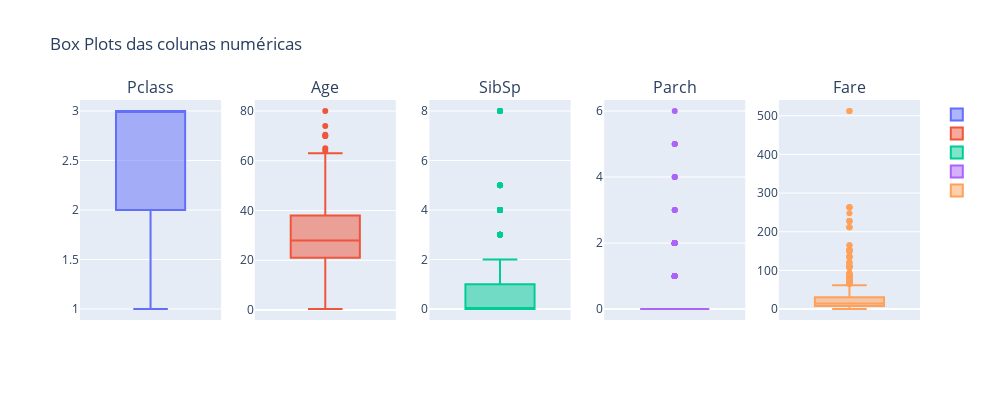

The code cell stored with this chart in its notebook:
### Code cell
def multiple_plots(df, graph_type, cols=list(train.columns), n_cols=5):
    """Retorna um objeto Figure (plotly) com um gráfico para cada coluna especificada
    """
    n_rows = int(np.ceil(len(cols) / n_cols))
    fig = make_subplots(n_rows, n_cols, subplot_titles=cols)
    
    i = 1
    j = 1
    for i in range(1, n_rows + 1):
        for j in range(1, n_cols + 1):
            col = cols[(i - 1) * n_cols + j - 1]
            if graph_type == 'hist':
                fig.add_trace(go.Histogram(x=df[col], name=col), row=i, col=j)
            elif graph_type == 'box':
                fig.add_trace(go.Box(y=df[col], name=""), row=i, col=j)
            elif graph_type == 'violin':
                fig.add_trace(go.Violin(y=df[col], name=""), row=i, col=j)
                    
    fig.update_layout(height=400, width=1000)
    return fig
    

fig = multiple_plots(train, "box", num_cols, 5)
fig.update_layout(title_text="Box Plots das colunas numéricas")
fig.show()

### Figure 1 — Plotly figure (JSON) as saved in the notebook; plotly's stock layout.template omitted (floating-point values rounded to 4 significant figures; data arrays with more than 128 entries replaced by an {"elided": "..."} marker saying what was removed)
{"data": [{"name": "", "type": "box", "xaxis": "x", "y": {"elided": "712 int values"}, "yaxis": "y"}, {"name": "", "type": "box", "xaxis": "x2", "y": {"elided": "712 float values"}, "yaxis": "y2"}, {"name": "", "type": "box", "xaxis": "x3", "y": {"elided": "712 int values"}, "yaxis": "y3"}, {"name": "", "type": "box", "xaxis": "x4", "y": {"elided": "712 int values"}, "yaxis": "y4"}, {"name": "", "type": "box", "xaxis": "x5", "y": {"elided": "712 float values"}, "yaxis": "y5"}], "layout": {"annotations": [{"font": {"size": 16}, "showarrow": false, "text": "Pclass", "x": 0.084, "xanchor": "center", "xref": "paper", "y": 1, "yanchor": "bottom", "yref": "paper"}, {"font": {"size": 16}, "showarrow": false, "text": "Age", "x": 0.292, "xanchor": "center", "xref": "paper", "y": 1, "yanchor": "bottom", "yref": "paper"}, {"font": {"size": 16}, "showarrow": false, "text": "SibSp", "x": 0.5, "xanchor": "center", "xref": "paper", "y": 1, "yanchor": "bottom", "yref": "paper"}, {"font": {"size": 16}, "showarrow": false, "text": "Parch", "x": 0.708, "xanchor": "center", "xref": "paper", "y": 1, "yanchor": "bottom", "yref": "paper"}, {"font": {"size": 16}, "showarrow": false, "text": "Fare", "x": 0.916, "xanchor": "center", "xref": "paper", "y": 1, "yanchor": "bottom", "yref": "paper"}], "height": 400, "title": {"text": "Box Plots das colunas numéricas"}, "width": 1000, "xaxis": {"anchor": "y", "domain": [0, 0.168]}, "xaxis2": {"anchor": "y2", "domain": [0.208, 0.376]}, "xaxis3": {"anchor": "y3", "domain": [0.416, 0.584]}, "xaxis4": {"anchor": "y4", "domain": [0.624, 0.792]}, "xaxis5": {"anchor": "y5", "domain": [0.832, 1]}, "yaxis": {"anchor": "x", "domain": [0, 1]}, "yaxis2": {"anchor": "x2", "domain": [0, 1]}, "yaxis3": {"anchor": "x3", "domain": [0, 1]}, "yaxis4": {"anchor": "x4", "domain": [0, 1]}, "yaxis5": {"anchor": "x5", "domain": [0, 1]}}}
